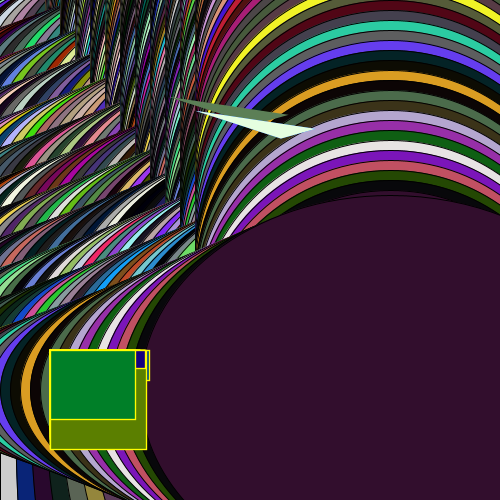
Frame 1 (no input)
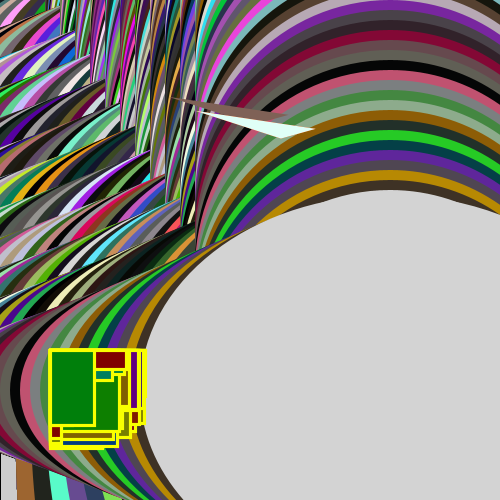
Frame 60 (the mouse pressed at the canvas centre just before this capture)
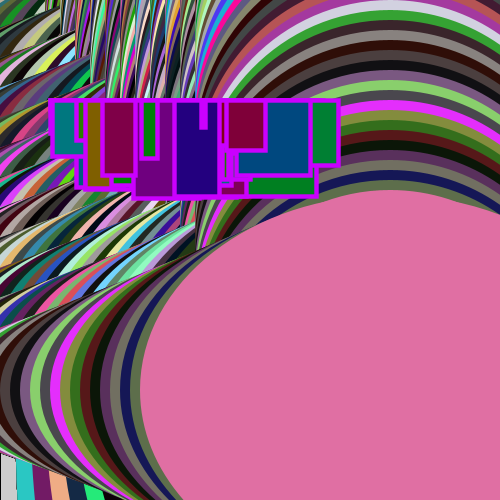
Frame 120 (the mouse held since frame 60 and released just before this capture)

The Processing sketch that drew these frames (run headless with seeded random() and noise(); from frame 60 on, the mouse is pressed at the canvas centre):

// Processing sketch: processing_87407
// ── processing_87407.pde

float timer = 0.0;
float timerScalar = 20.0;


void setup(){
  size(500,500);
  colorMode(HSB,360,100,100,100);
  
  frameRate(60);
}

void draw() {

  
  
  for (int i=0; i< 400; i += 30) {
    for(int j = 0; j < 400; j += 10) {
      ellipse(i, j, i, 400);
      ellipse(j,i,500, j);
      fill(random(0,360),random(100),random(100));
    }
  }

  strokeWeight(random(10));
  stroke(random(0,360),100,100);
  float timer=0.0;

   float m = ( mouseY) /(20 +mouseX);
   float b = (350-mouseY) - (m * mouseX);
    
    for(int i=0; i<100; i++) {
      float x= random(50, mouseX);
      float y = m * x+b;
      fill(random(0,360),100,50);
      rect(x, y, random(100),random(100));
    }

 
 translate(mouseX,mouseY);
rotate(radians(18));
translate(160, mouseY);
noStroke();
fill(random(0, 159), 32, 50);
scale(1, 0.5);
triangle(150, 40, 120, 80, 30, 80);
 
translate(30,10);
noStroke();
fill(random(12, 226), 247, 100);
triangle(150, 40, 120, 80, 30, 80);
 
translate(mouseX, mouseY);
noStroke();
fill(random(0, 240), 12, 100);
triangle(150, 40, 120, 80, 30, 80);


      
}
